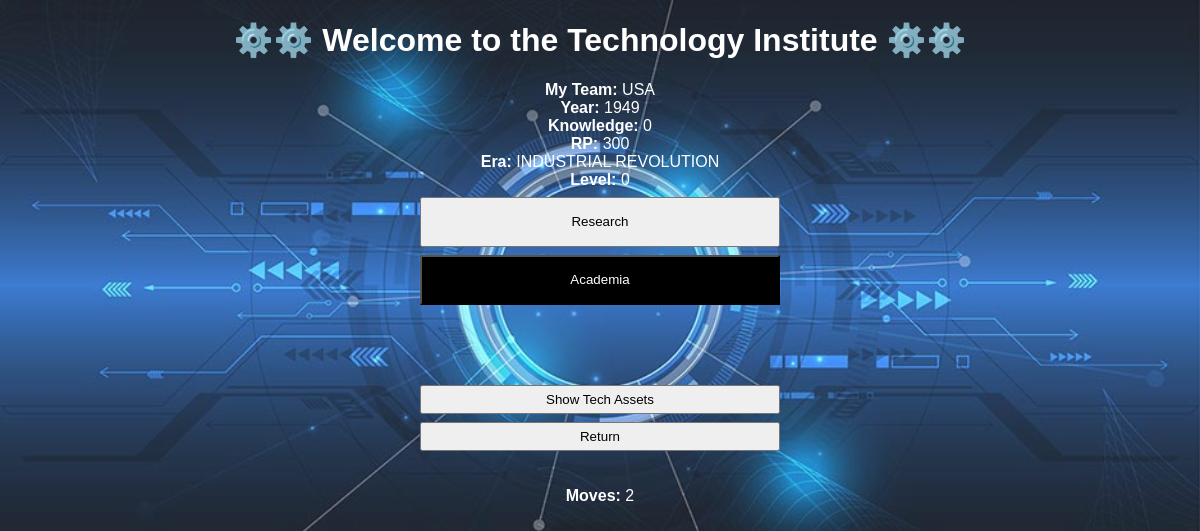
The page /techMenu on the database its author committed.
### universe/classes.py (models this page shows, shortened)
class NATIONS(db.Model):
    id = db.Column(db.Integer, primary_key=True)
    country               = db.Column(db.String(50), nullable=False)
    selected              = db.Column(db.Integer, nullable=False, default=0)
    score                 = db.Column(db.Integer, nullable=False, default=0)
    wealth                = db.Column(db.Integer, nullable=False)
    fLevel                = db.Column(db.String(50), nullable=False)
    gold                  = db.Column(db.Integer, nullable=False)
    gems                  = db.Column(db.Integer, nullable=False)
    rareMetals            = db.Column(db.Integer, nullable=False)
    oil                   = db.Column(db.Integer, nullable=False)
    might                 = db.Column(db.Integer, nullable=False)
    wLevel                = db.Column(db.String(50), nullable=False)
    firePower             = db.Column(db.Integer, nullable=False)
    KP                    = db.Column(db.Integer, nullable=False)
    tLevel                = db.Column(db.Integer, nullable=False)
    era                   = db.Column(db.String(50), nullable=False)
    RP                    = db.Column(db.Integer, nullable=False)
    influence             = db.Column(db.Integer, nullable=False)
    pLevel                = db.Column(db.String(50), nullable=False)
    stability             = db.Column(db.Integer, nullable=False)
    backing               = db.Column(db.Integer, nullable=False)
    chance                = db.Column(db.Integer, nullable=False)
    aggression            = db.Column(db.Integer, nullable=False)
    creativity            = db.Column(db.Integer, nullable=False)
    materialism           = db.Column(db.Integer, nullable=False)
    prudence              = db.Column(db.Integer, nullable=False)
    bonusUnits            = db.Column(db.Integer, nullable=False)
    notes                 = db.Column(db.String(50), nullable=False)
    hints                 = db.Column(db.String(50), nullable=False)
    Nextmoves             = db.Column(db.String(50), nullable=False, default='')
    moveLimit             = db.Column(db.Integer, nullable=False)

### universe/routes.py (the view, shortened to what this page needs)
@app.route('/techMenu', methods=['GET', 'POST'])
def techMenu():
    year,month = getParms('year')
    playerNation = gameTracker.query.get_or_404(1)
    myNation = NATIONS.query.get_or_404(int(playerNation.countryID))
    movesLeft = checkMoves(myNation,'%^')[0]
    displayFlag = ""
    return(render_template('techMenu.html',year=year,month=month,myNation=myNation,movesLeft=movesLeft))

### universe/routes.py (called while the page is built, shortened)
def getParms(selected):
    if selected == 'year':
        playerNation = gameTracker.query.get_or_404(1)
        year = str(playerNation.year)
        month = str(playerNation.month)
        if month == "1": month = 'January'
        if month == '2': month = 'February'
        if month == '3': month = 'March'
        if month == '4': month = 'April'
        if month == '5': month = 'May'
        if month == '6': month = 'June'
        if month == '7': month = 'July'
        if month == '8': month = 'August'
        if month == '9': month = 'September'
        if month == '10': month = 'October'
        if month == '11': month = 'November'
        if month == '12': month = 'December'
        return(year,month)

### universe/routesFunctions.py (called while the page is built)
def checkMoves(myNation,duplicateToCheck):
    mlimit = int(myNation.moveLimit)
    moveArray = myNation.Nextmoves.split(':')
    pendingCount = 0
    mvs = 0
    for item in moveArray:
        if 'pending' in item:
            pendingCount +=1
        if len(item) > 0:
            mvs += 1
    movesLeft = int(mlimit-mvs+pendingCount)
    if movesLeft < 1:
        return(movesLeft,1)
    for item in moveArray:
        if duplicateToCheck in item:
            return(movesLeft,2)
    return(movesLeft,0)

### universe/templates/techMenu.html (shortened to what this page needs)
{% extends 'base.html' %}
{% block body %}
<center style='color:white '><h1> ⚙️⚙️ Welcome to the Technology Institute ⚙️⚙️ </h1> </center>
<center style='color: white; '>
<b>My Team: </b>  {{ myNation.country }} <br>
<b>Year:    </b> {{year}} <br>
<b>Knowledge:  </b>  {{ myNation.KP }} <br>
<b>RP:  </b>  {{ myNation.RP }} <br>
<b>Era:  </b>  {{ myNation.era }} <br>
<b>Level:  </b>  {{ myNation.tLevel }} <br>
</center>
<form method="post" action="/techMenu">
		<button name="research" type="submit" value="research" style="height: 50px;">Research</button>
		<button name="academia" type="submit" value="academia" style="height: 50px; width: 30%; background-color: black; color: white">Academia</button>
<br></br>
<br></br>
 <form method="post" action="/techMenu">
		<button name="techAssets" type="submit" value="techAssets">Show Tech Assets</button>
		<button name="mainMenu" type="submit" value="mainMenu">Return</button>
 <br></br>
<center style="color:white">
<b>Moves:  </b> {{ movesLeft }}</center> <br>
{% endblock %}

### universe/static/css/main.css (style rules this page uses)
body, html { margin: 0; font-family: sans-serif; }
button { display: block; width: 30%; margin-left:auto; margin-right:auto; padding: 5px; margin-top: 8px }

### universe/templates/techMenu.html (style rules this page uses)
body { background: url("../static/css/backgrounds/tech.jpg"); background-color: rgba(255,255,255,0.1); background-blend-mode: lighten; background-size: cover; }

### rows shown on the page
NATIONS: country "USA", KP "0", RP "300", era "INDUSTRIAL REVOLUTION", tLevel "0"

### other values the page prints
{{ year }} "1949"
{{ movesLeft }} "2"
